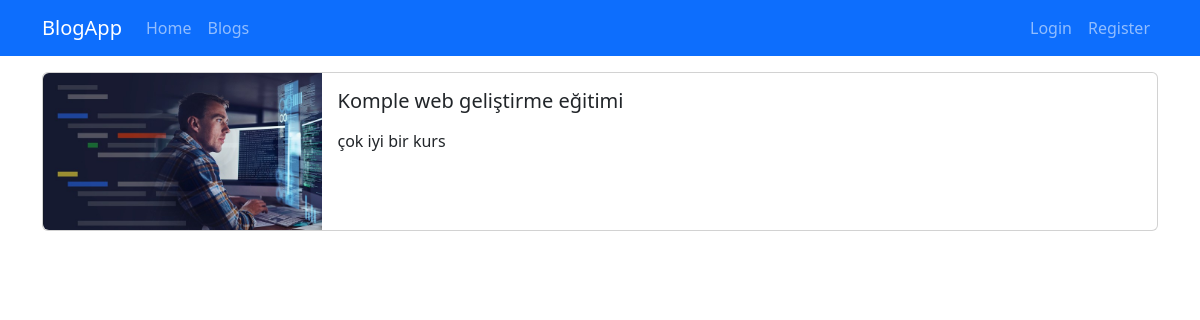
Page /blogs/komple-web-gelistirme-egitimi on the committed database.
### blog/models.py (models this page shows, shortened)
class Blog(models.Model):
    title = models.CharField(max_length=200)
    image = models.ImageField(
        upload_to="blogs"
    )  # fileField, can allow to upload different types of files than image
    is_active = models.BooleanField(default=True)
    is_homepage = models.BooleanField(default=False)
    description = RichTextField()
    slug = models.SlugField(
        null=False, blank=True, unique=True, db_index=True, editable=False
    )  # blank = True means that in the admin panel can be empty
    categories = models.ManyToManyField(
        Category, related_name="blogs", blank=True
    )  # related name means when we call the category object, we can access the blogs of that category by using this name, example,

### blog/views.py (the view)
# urls.py: path("blogs/<slug:slug>", views.blog_details, name="blog_details"),
def blog_details(request, slug):
    blog = Blog.objects.get(slug=slug)
    return render(request, "blog/blog-details.html", {"blog": blog})

### blog/templates/blog/blog-details.html (shortened to what this page needs)
{% extends 'base.html' %}
{% block content %}
  {% load static %}
  <div class="container mt-3">
    <div class="row">
      <div class="col-12">
        <div class="card mb-3">
          <div class="row g-0">
            <div class="col-md-3">
              <img src="{{ blog.image.url }}" class="img-fluid rounded-start" alt="..." />
            </div>
            <div class="col-md-9">
              <div class="card-body">
                <h5 class="card-title">{{ blog.title }}</h5>
                <p class="card-text">{{ blog.description|safe }}</p>
              </div>
            </div>
          </div>
        </div>
      </div>
    </div>
  </div>
{% endblock %}

### rows in the picture
Blog: image (picture), title "Komple web geliştirme eğitimi", description "çok iyi bir kurs"
